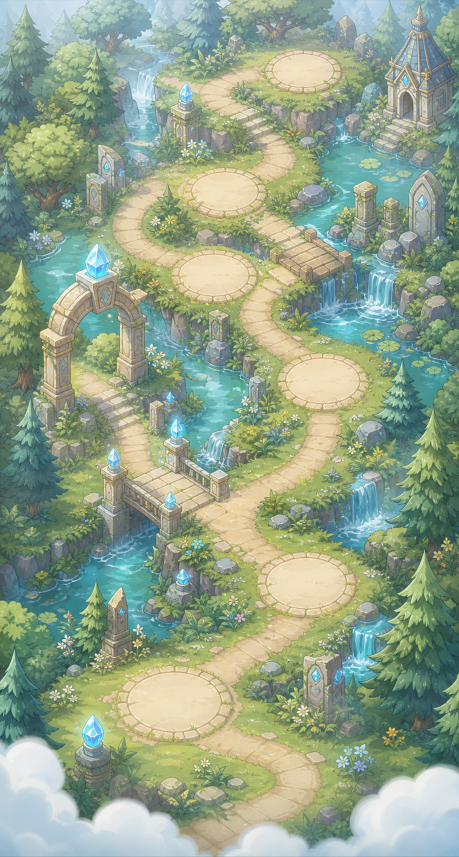
#> input picture Client/LayaProject/assets/bigImg/battle_stage_map_forest.png, 918 x 1713 px (shown at 1/2 size)
$ python chroma_replace.py --input ../../assets/bigImg/battle_stage_map_forest.png --output out.png
#> lines starting #> are read from the running program, lines starting #| are printed output that depends on the picture; after the words box and inside, x2 and y2 are one past the last pixel; in counts of white or black regions, pixels touching at a corner belong together
#!/usr/bin/env python3
"""Convert a chroma-key generated image into a project asset.

Usage:
  python tools/art/chroma_replace.py --input source.png --output asset.png --match-size existing.png
  python tools/art/chroma_replace.py --input source.png --output asset.png --size 750x279
  python tools/art/chroma_replace.py --input sheet.png --crop 0,0,512,256 --output asset.png --size 256x128

The script removes a flat border-sampled chroma background, crops transparent
padding, and resizes the result for Laya assets. It is intentionally small so
art replacement batches do not require repeated manual commands.
"""

from __future__ import annotations

import argparse
from pathlib import Path
from typing import Tuple

from PIL import Image, ImageChops, ImageFilter


def parse_size(raw: str) -> Tuple[int, int]:
    if "x" not in raw.lower():
        raise argparse.ArgumentTypeError("size must look like WIDTHxHEIGHT")
    w, h = raw.lower().split("x", 1)
    return int(w), int(h)


def parse_crop(raw: str) -> Tuple[int, int, int, int]:
    parts = raw.split(",")
    if len(parts) != 4:
        raise argparse.ArgumentTypeError("crop must look like X,Y,WIDTH,HEIGHT")
    x, y, width, height = (int(part) for part in parts)
    if x < 0 or y < 0 or width <= 0 or height <= 0:
        raise argparse.ArgumentTypeError("crop values must be non-negative with positive size")
    return x, y, width, height


def sample_key(img: Image.Image) -> Tuple[int, int, int]:
    points = [
        img.getpixel((0, 0)),
        img.getpixel((img.width - 1, 0)),
        img.getpixel((0, img.height - 1)),
        img.getpixel((img.width - 1, img.height - 1)),
    ]
    return tuple(sum(p[i] for p in points) // len(points) for i in range(3))


def remove_chroma(img: Image.Image, threshold: int, edge_contract: int) -> Image.Image:
    rgba = img.convert("RGBA")
    rgb = rgba.convert("RGB")
    key = sample_key(rgb)
    key_img = Image.new("RGB", rgb.size, key)
    diff = ImageChops.difference(rgb, key_img).convert("L")
    alpha = diff.point(lambda p: 0 if p <= threshold else 255)
    if edge_contract > 0:
        alpha = alpha.filter(ImageFilter.MinFilter(edge_contract * 2 + 1))
    alpha = alpha.filter(ImageFilter.GaussianBlur(0.35))
    rgba.putalpha(alpha)
    pixels = rgba.load()
    for y in range(rgba.height):
        for x in range(rgba.width):
            r, g, b, a = pixels[x, y]
            if a <= 2:
                pixels[x, y] = (0, 0, 0, 0)
                continue
            if a < 255:
                # Remove chroma color from antialiased edge pixels.
                pixels[x, y] = (
                    max(0, min(255, r - key[0] * (255 - a) // 255)),
                    max(0, min(255, g - key[1] * (255 - a) // 255)),
                    max(0, min(255, b - key[2] * (255 - a) // 255)),
                    a,
                )
    return rgba


def crop_alpha(img: Image.Image, padding: int) -> Image.Image:
    bbox = img.getchannel("A").getbbox()
    if not bbox:
        return img
    left = max(bbox[0] - padding, 0)
    top = max(bbox[1] - padding, 0)
    right = min(bbox[2] + padding, img.width)
    bottom = min(bbox[3] + padding, img.height)
    return img.crop((left, top, right, bottom))


def main() -> None:
    parser = argparse.ArgumentParser()
    parser.add_argument("--input", required=True, type=Path)
    parser.add_argument("--output", required=True, type=Path)
    parser.add_argument("--match-size", type=Path)
    parser.add_argument("--size", type=parse_size)
    parser.add_argument("--crop", type=parse_crop,
                        help="Crop a sprite-sheet region before chroma removal: X,Y,WIDTH,HEIGHT")
    parser.add_argument("--threshold", type=int, default=28)
    parser.add_argument("--padding", type=int, default=12)
    parser.add_argument("--edge-contract", type=int, default=1)
    args = parser.parse_args()

    if args.size and args.match_size:
        parser.error("Use only one of --size or --match-size")

    source = Image.open(args.input)
#> source is the input picture: PIL image 918x1713 RGB; mean R, G, B 146.2, 163.7, 139.3
    source_size = source.size
#> source_size = (918, 1713)
    if args.crop:
        x, y, width, height = args.crop
        if x + width > source.width or y + height > source.height:
            parser.error("crop region exceeds source image bounds")
        source = source.crop((x, y, x + width, y + height))
    cutout = remove_chroma(source, args.threshold, args.edge_contract)
#> in sample_key, `points = [ img.getpixel((0, 0)), img.getpixel((img.width - 1, 0)), img..`: points = [(165, 193, 208), (99, 147, 175), (131, 164, 183), (129, 167, 192)]
#> in remove_chroma, `key = sample_key(rgb)`: key = (131, 167, 189)
#> in remove_chroma, `key_img = Image.new("RGB", rgb.size, key)`:
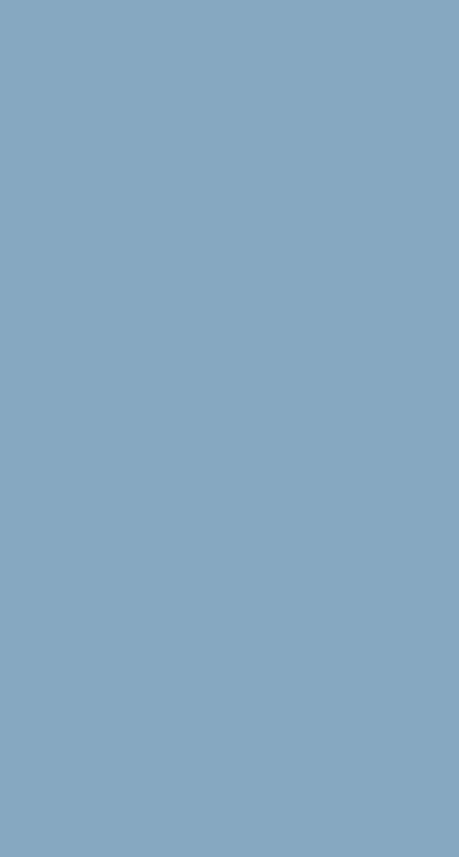
#> key_img: PIL image 918x1713 RGB (shown at 1/2 size); mean R, G, B 131, 167, 189
#> in remove_chroma, `diff = ImageChops.difference(rgb, key_img).convert("L")`:
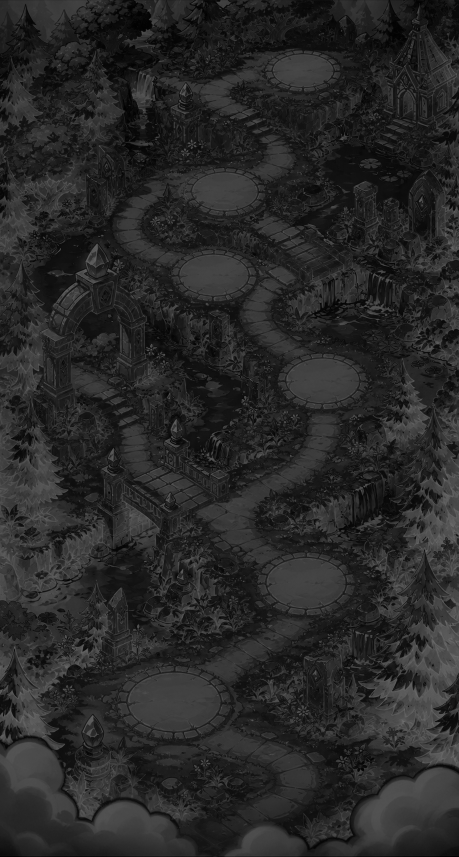
#> diff: PIL image 918x1713 L (shown at 1/2 size); min 0, max 113, mean 39.8
#> in remove_chroma, `alpha = diff.point(lambda p: 0 if p <= threshold else 255)`:
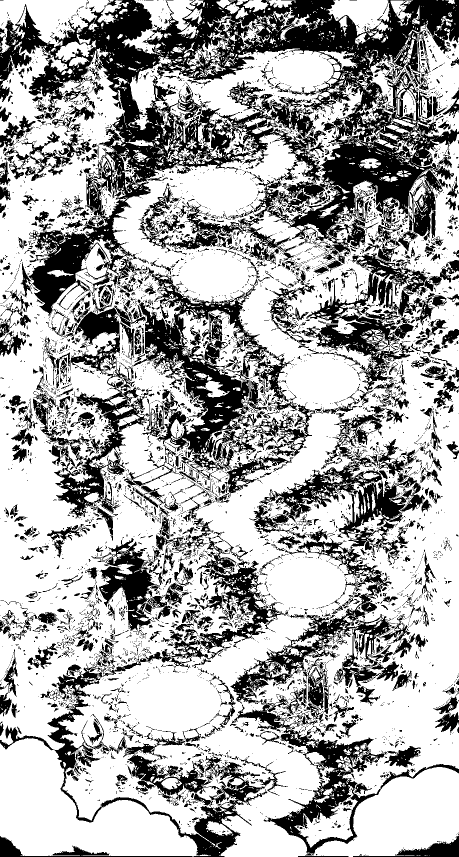
#> alpha: PIL image 918x1713 L (shown at 1/2 size); 66.3% white; 5516 black regions (4705 under 20 px), largest, box (x1, y1, x2, y2) and area: (0, 0, 918, 633) 183524, (108, 531, 631, 1037) 64980, (519, 507, 894, 1128) 47653
#> in remove_chroma, `alpha = alpha.filter(ImageFilter.MinFilter(edge_contract * 2 + 1))`:
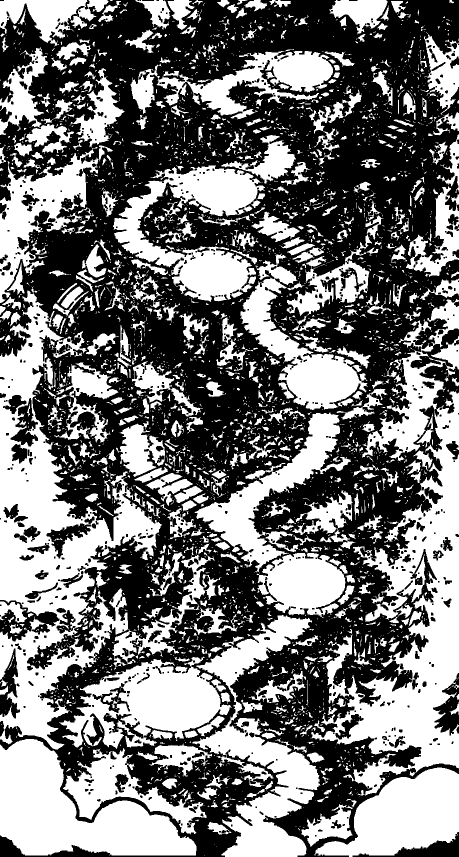
#> alpha: PIL image 918x1713 L (shown at 1/2 size); 46.5% white; 3649 white regions (2793 under 20 px), largest, box (x1, y1, x2, y2) and area: (0, 573, 443, 1499) 104472, (622, 598, 918, 1591) 95746, (0, 1478, 393, 1711) 47106
#> in remove_chroma, `rgba.putalpha(alpha)`:
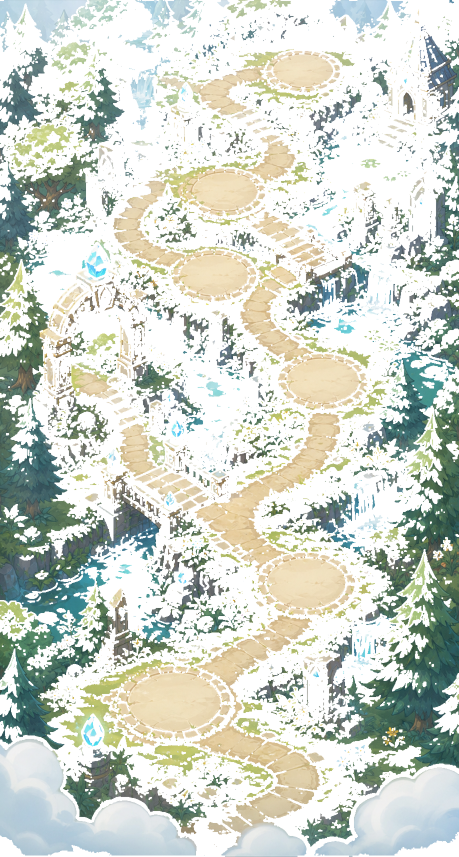
#> rgba: PIL image 918x1713 RGBA (shown at 1/2 size); mean R, G, B, A 146.2, 163.7, 139.3, 118.5; transparent parts drawn white
    cropped = crop_alpha(cutout, args.padding)
#> in crop_alpha, `bbox = img.getchannel("A").getbbox()`: bbox = (0, 0, 918, 1713)
#> in crop_alpha, `left = max(bbox[0] - padding, 0)`: left = 0
#> in crop_alpha, `right = min(bbox[2] + padding, img.width)`: right = 918
#> in crop_alpha, `bottom = min(bbox[3] + padding, img.height)`: bottom = 1713

    if args.match_size:
        target_size = Image.open(args.match_size).size
    elif args.size:
        target_size = args.size
    else:
        target_size = cropped.size
#> target_size = (918, 1713)

    result = cropped.resize(target_size, Image.Resampling.LANCZOS)
    args.output.parent.mkdir(parents=True, exist_ok=True)
    result.save(args.output)
    print(f"{args.output}: {source_size} -> {source.size} -> {cropped.size} -> {target_size}")
#| out.png: (918, 1713) -> (918, 1713) -> (918, 1713) -> (918, 1713)


if __name__ == "__main__":
    main()
